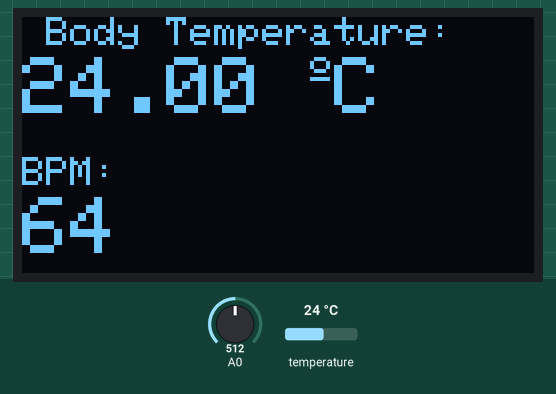
Simulated run of this sketch. Board: ESP8266 (NodeMCU). Parts: 128×64 one-colour display. The test bench sets the inputs (shaded band); at power-on: temperature 24 °C, A0 = 512. WiFi joins after 1.5 s; servers stay silent unless stated; what the sketch prints to the serial monitor is not drawn.

Above: at 5.0 s.
5.1 s: temperature set to 12 °C
At 6.2 s:
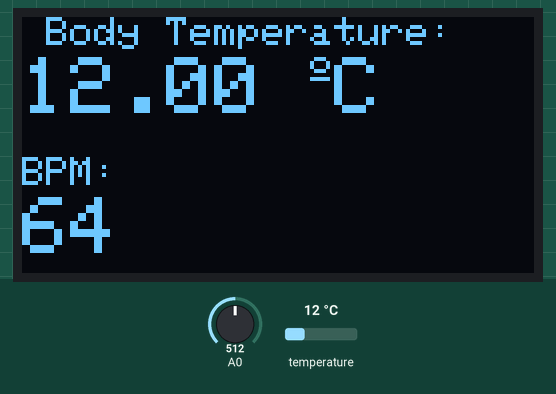
7.3 s: A0 set to 560
At 9.6 s:
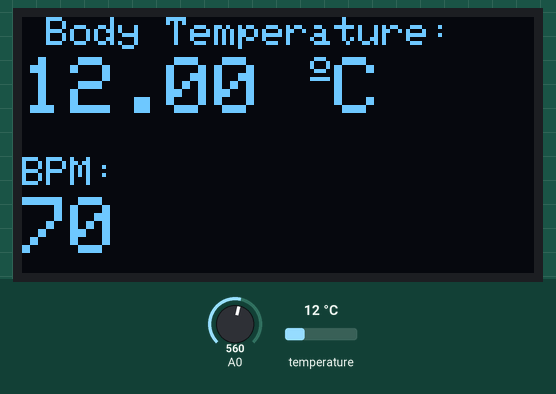
10.1 s: temperature set to 19 °C
At 11.7 s:
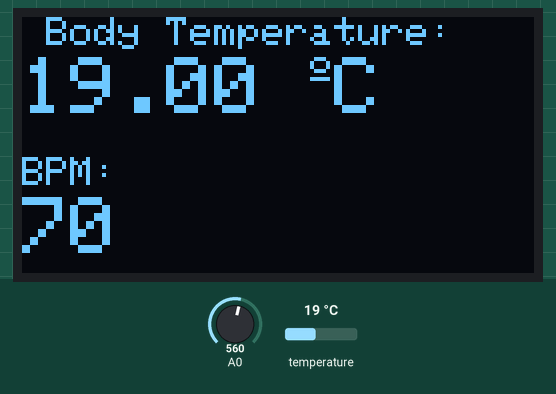
12.9 s: A0 set to 540
At 15.1 s:
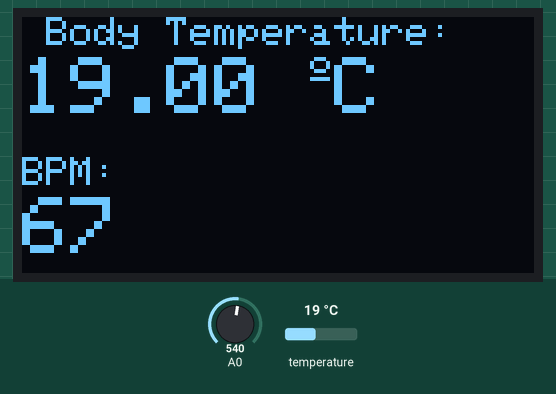
15.7 s: temperature set to 28 °C
At 18.2 s:
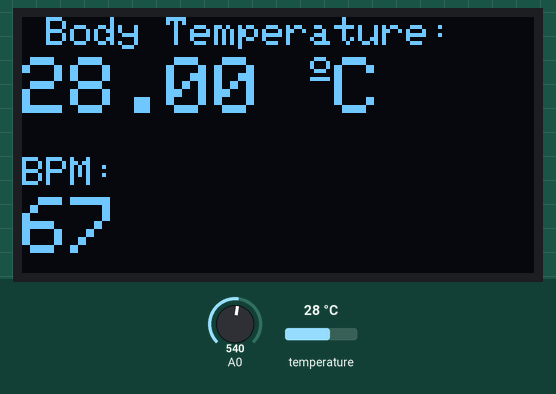
18.5 s: A0 set to 511
At 20.5 s:
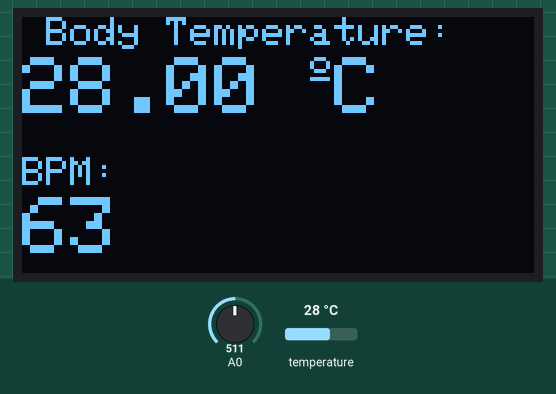
Timing chart, 0 to 22.0 s (numbered marks = the images above; inputs shaded):
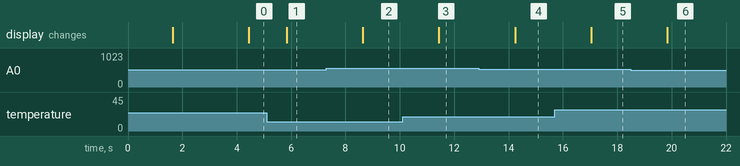

Measured:
- after the input at 5.1 s, the display: changes after 0.74 s (image 1)
- after the input at 7.3 s, the display: changes after 1.3 s (image 2)
- after the input at 10.1 s, the display: changes after 1.3 s (image 3)
- after the input at 12.9 s, the display: changes after 1.3 s (image 4)
- after the input at 15.7 s, the display: changes after 1.3 s (image 5)
- after the input at 18.5 s, the display: changes after 1.3 s (image 6)

The sketch:

pulsesenor2.ino
```cpp
#include <ESP8266WiFi.h>
#include <Adafruit_GFX.h>
#include <Adafruit_SSD1306.h>
#include <Adafruit_Sensor.h>
#include <OneWire.h>
#include <DallasTemperature.h>
#include <ThingSpeak.h>
#include <PulseSensorPlayground.h>     //  Includes the PulseSensorPlayground Library

#define ONE_WIRE_BUS 2

OneWire oneWire(ONE_WIRE_BUS);
DallasTemperature sensors(&oneWire);


PulseSensorPlayground pulseSensor;  // Creates an object

float bodytemperature;
int PulseSensorPurplePin = 0;        // Pulse Sensor PURPLE WIRE connected to ANALOG PIN 0
int LED13 = 2;   //  The on-board Arduion LED
int Signal;                // holds the incoming raw data. Signal value can range from 0-1024
int Threshold = 550;            // Determine which Signal to "count as a beat", and which to ingore.
int myBPM;

#define SCREEN_WIDTH 128 // OLED display width, in pixels
#define SCREEN_HEIGHT 64 // OLED display height, in pixels

Adafruit_SSD1306 display(SCREEN_WIDTH, SCREEN_HEIGHT, &Wire, -1);

WiFiClient client;

long myChannelNumber = 1678456;
const char myWriteAPIKey[] = "YQZWUN3ALU8NNZTG";

void setup() {
  // put your setup code here, to run once:
  Serial.begin(9600);
  WiFi.begin("hitesh", "hitesh123");
  while(WiFi.status() != WL_CONNECTED)
  {
    delay(200);
    Serial.print("..");
  }
  Serial.println();
  Serial.println("NodeMCU is connected!");
  Serial.println(WiFi.localIP());
  sensors.begin();

  pulseSensor.analogInput(PulseSensorPurplePin);
  pulseSensor.setThreshold(Threshold);
  if(!display.begin(SSD1306_SWITCHCAPVCC, 0x3C)) {
    Serial.println(F("SSD1306 allocation failed"));
    for(;;);
  }
  delay(2000);
  display.clearDisplay();
  display.setTextColor(WHITE);

  ThingSpeak.begin(client);
}

void loop() {
  sensors.requestTemperatures();
  bodytemperature = sensors.getTempCByIndex(0);
  Signal = analogRead(PulseSensorPurplePin);
  myBPM = Signal*0.125;
  display.clearDisplay();

  Serial.print("Body Temperature: ");
  Serial.print(bodytemperature);
  Serial.println("°C");
  Serial.print("BPM: ");
  Serial.println(myBPM);

  // display temperature
  display.setTextSize(1);
  display.setCursor(0,0);
  display.print(" Body Temperature: ");
  display.setTextSize(2);
  display.setCursor(0,10);
  display.print(bodytemperature);
  display.print(" ");
  display.setTextSize(1);
  display.cp437(true);
  display.write(167);
  display.setTextSize(2);
  display.print("C");

  // display humidity
  display.setTextSize(1);
  display.setCursor(0, 35);
  display.print("BPM: ");
  display.setTextSize(2);
  display.setCursor(0, 45);
  display.print(myBPM);

  display.display();

  ThingSpeak.writeField(myChannelNumber, 1, bodytemperature , myWriteAPIKey);
  ThingSpeak.writeField(myChannelNumber, 2, myBPM , myWriteAPIKey);

  delay(10);
}
```
